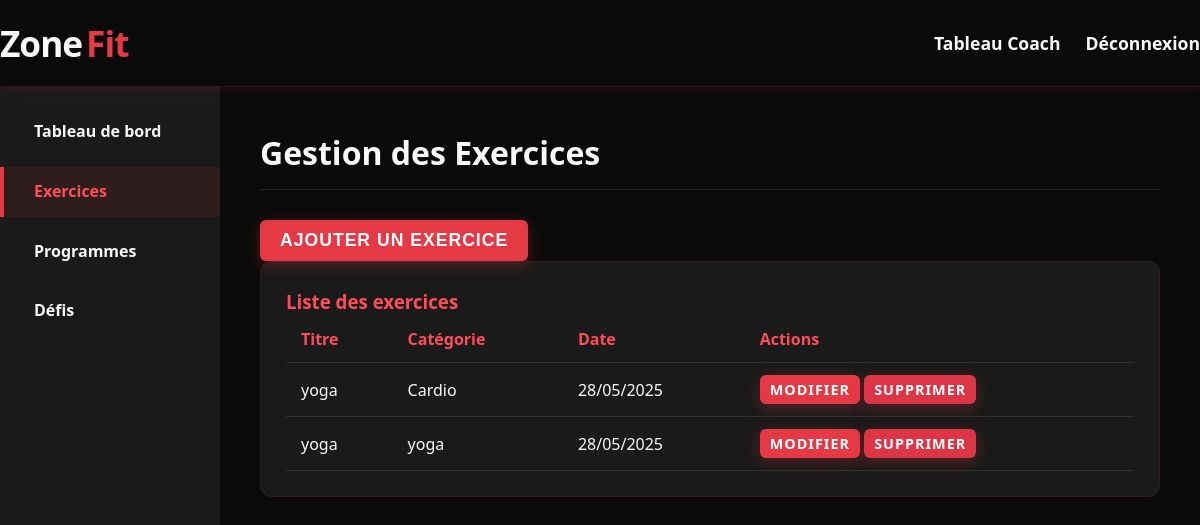
/coach/exercises.php (signed in), run on the app's committed database.
### tables this page shows
CREATE TABLE `exercises` (
  `id` int(11) NOT NULL,
  `coach_id` int(11) NOT NULL,
  `title` varchar(100) NOT NULL,
  `description` text DEFAULT NULL,
  `video_url` varchar(255) DEFAULT NULL,
  `category` varchar(50) DEFAULT NULL,
  `created_at` timestamp NOT NULL DEFAULT current_timestamp()
);

### coach/exercises.php (the view, shortened to what this page needs)
<?php
include '../includes/config.php';
$coach_id = $_SESSION['user_id'];
$stmt = $pdo->prepare("SELECT * FROM exercises WHERE coach_id = ? ORDER BY created_at DESC");
$stmt->execute([$coach_id]);
$exercises = $stmt->fetchAll(PDO::FETCH_ASSOC);
include '../includes/header.php';
?>
<div class="dashboard">
    <div class="sidebar">
        <ul>
            <li><a href="dashboard.php"><i class="fas fa-tachometer-alt"></i> Tableau de bord</a></li>
            <li><a href="exercises.php" class="active"><i class="fas fa-running"></i> Exercices</a></li>
            <li><a href="programs.php"><i class="fas fa-project-diagram"></i> Programmes</a></li>
            <li><a href="challenges.php"><i class="fas fa-trophy"></i> Défis</a></li>
        </ul>
    </div>
    <div class="main-content">
        <h2>Gestion des Exercices</h2>
        <button id="toggleExerciseForm" class="btn">Ajouter un exercice</button>
        <div class="card">
            <h3>Liste des exercices</h3>
            <?php if (empty($exercises)): ?>
                <p>Aucun exercice trouvé.</p>
            <?php else: ?>
                <table class="table">
                    <thead>
                        <tr>
                            <th>Titre</th>
                            <th>Catégorie</th>
                            <th>Date</th>
                            <th>Actions</th>
                        </tr>
                    </thead>
                    <tbody>
                        <?php foreach ($exercises as $exercise): ?>
                            <tr>
                                <td><?php echo htmlspecialchars($exercise['title']); ?></td>
                                <td><?php echo htmlspecialchars($exercise['category']); ?></td>
                                <td><?php echo date('d/m/Y', strtotime($exercise['created_at'])); ?></td>
                                <td>
                                    <a href="edit_exercise.php?id=<?php echo $exercise['id']; ?>" class="btn btn-sm">Modifier</a>
                                    <a href="exercises.php?delete=<?php echo $exercise['id']; ?>" class="btn btn-sm btn-danger" onclick="return confirm('Êtes-vous sûr de vouloir supprimer cet exercice?')">Supprimer</a>
                                </td>
                            </tr>
                        <?php endforeach; ?>
                    </tbody>
                </table>
            <?php endif; ?>
        </div>
    </div>
</div>

### includes/header.php (style rules this page uses)
* { margin: 0; padding: 0; box-sizing: border-box; }
.btn { display: inline-block; background: var(--red); color: white; padding: 14px 32px; border-radius: 50px; text-decoration: none; font-weight: 700; text-transform: uppercase; letter-spacing: 1px; transition: var(--transition); border: none; cursor: pointer; font-size: 1.1rem; box-shadow: 0 4px 15px rgba(230, 57, 70, 0.3); }

### coach/exercises.php (style rules this page uses)
.dashboard { display: flex; min-height: 100vh; }
.main-content { flex: 1; padding: 40px; background: var(--black); }
h2 { font-size: 2rem; margin-bottom: 30px; border-bottom: 1px solid rgba(255, 255, 255, 0.1); padding-bottom: 10px; color: var(--light); }
.sidebar { background: var(--dark-gray); width: 220px; padding: 20px 0; display: flex; flex-direction: column; gap: 10px; }
.sidebar ul { list-style: none; padding: 0; margin: 0; }
.sidebar ul li { margin-bottom: 10px; }
.sidebar ul li a { color: var(--light); text-decoration: none; padding: 12px 20px; display: flex; align-items: center; font-weight: 600; border-left: 4px solid transparent; transition: var(--transition); }
.sidebar ul li a.active, .sidebar ul li a:hover { border-left: 4px solid var(--red); background: rgba(230, 57, 70, 0.1); color: var(--light-red); }
.card { background: var(--dark-gray); padding: 25px; border-radius: 12px; border: 1px solid rgba(230, 57, 70, 0.1); margin-bottom: 20px; }
.card h3 { color: var(--light-red); margin-top: 0; }
.btn { background: var(--red); color: white; border: none; padding: 10px 20px; border-radius: 6px; cursor: pointer; transition: var(--transition); text-decoration: none; display: inline-block; }
.btn-sm { padding: 5px 10px; font-size: 0.9rem; }
.btn-danger { background: #dc3545; }
.table { width: 100%; border-collapse: collapse; }
.table th, .table td { padding: 12px 15px; text-align: left; border-bottom: 1px solid rgba(255, 255, 255, 0.1); }
.table th { color: var(--light-red); font-weight: 600; }

### data on the page
exercises: title "yoga", category "Cardio", created_at "28/05/2025"
exercises: title "yoga", category "yoga", created_at "28/05/2025"
